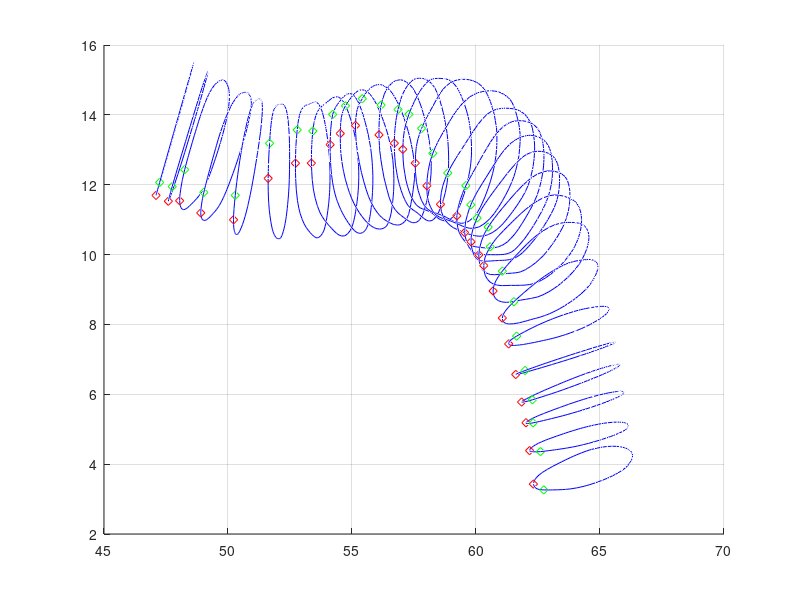
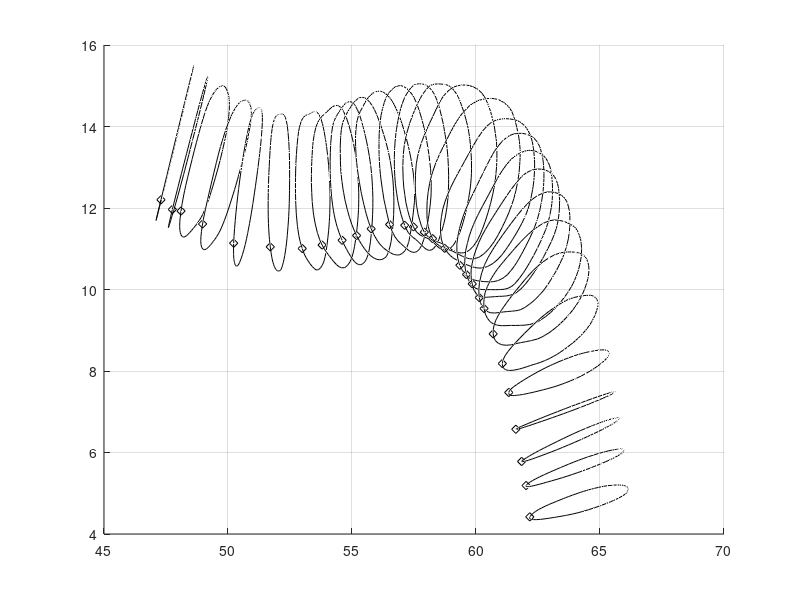

These figures' MATLAB source, in order: (Note: this script raises an error after producing the figures.)
clear all
close all
clc
% addpath('C:\Users\Leo\Documents\MATLAB\Add-Ons\Collections\NURBS',...
% 'C:\Users\Leo\Documents\MATLAB\Add-Ons\Collections\nurbs_toolbox',...
% 'C:\Users\Leo\Documents\MATLAB\Add-Ons\Collections\My_Function');


load('coord_10_10_300.mat')
load('surf10_10_300.mat')
load('Tg_10_10_300.mat')
%% mettere tutto in senso di percorrenza orario
for i=1:numel(surf_point)
ss=surf_point{i};
vett1=surf_point{i}(1,:)-coordtg(i,:);
vett2=surf_point{i}(round(numel(ss)/3/4),:)-coordtg(i,:);
veri=[1;0;0]; verj=[0;1;0];  verk=[0;0;1];
prodvett=veri*det([vett1(2) vett1(3);vett2(2) vett2(3)])-...
         verj*det([vett1(1) vett1(3);vett2(1) vett2(3)])+...
         verk*det([vett1(1) vett1(2);vett2(1) vett2(2)]);
tg=Tgsrf(i,:);
prodscal_best(i)=tg*prodvett;
if prodscal_best(i)<0  %inverti il senso antior con or
   for j=1:numel(ss)/3
       ssnew(j,:)=ss(end-j+1,:);
   end
   surf_point{i}=ssnew;
   clearvars ssnew
end

end
min(prodscal_best)
%%
for i=1:numel(surf_point)
ss=surf_point{i};
vett1=surf_point{i}(1,:)-coordtg(i,:);
vett2=surf_point{i}(20,:)-coordtg(i,:);
veri=[1;0;0]; verj=[0;1;0];  verk=[0;0;1];
prodvett=veri*det([vett1(2) vett1(3);vett2(2) vett2(3)])-...
         verj*det([vett1(1) vett1(3);vett2(1) vett2(3)])+...
         verk*det([vett1(1) vett1(2);vett2(1) vett2(2)]);
tg=Tgsrf(i,:);
prodscal_best(i)=tg*prodvett;
% if prodscal<0  %inverti il senso antior con or
%    for j=1:numel(ss)/3
%        ssnew(j,:)=ss(end-j+1,:);
%    end
% end
end
min(prodscal_best)
%%
figure
hold on
grid on
for i=1:numel(surf_point)

plot3(surf_point{i}(:,1),surf_point{i}(:,2),surf_point{i}(:,3),'b',...
      surf_point{i}(1,1),surf_point{i}(1,2),surf_point{i}(1,3),'rd',...
      surf_point{i}(10,1),surf_point{i}(10,2),surf_point{i}(10,3),'gd')
end
%% oridane
figure
hold on
grid on
srfn{1}=surf_point{1};
for k=2:numel(surf_point)
    srf=surf_point{k};
    vett_prec=srfn{k-1}(1,:)-coordtg(k-1,:); vett_prec=vett_prec/norm(vett_prec);
    nel=numel(surf_point{k})/3;
    best=1;
    worst=1;
    prodscal_best=vett_prec*((surf_point{k}(1,:)-coordtg(k,:))'/norm((surf_point{k}(1,:)-coordtg(k,:))'));
    prodscal_worst=vett_prec*((surf_point{k}(1,:)-coordtg(k,:))'/norm((surf_point{k}(1,:)-coordtg(k,:))'));
    for j=2:nel-1
         guess=(surf_point{k}(j,:)-coordtg(k,:))/norm(surf_point{k}(j,:)-coordtg(k,:));
         prodscal_new=vett_prec*guess';
         if prodscal_new > prodscal_best
             best=j;
             prodscal_best=prodscal_new;
         end
         if prodscal_new < prodscal_worst
             worst=j;
             prodscal_worst=prodscal_new;
         end
    end
    clearvars xn yn zn
    xn=zeros(nel,1); yn=zeros(nel,1); zn=zeros(nel,1);
        xn(1:nel-best+1,1)=srf(best:end,1); yn(1:nel-best+1,1)=srf(best:end,2); zn(1:nel-best+1,1)=srf(best:end,3);
        xn(nel-best+2:end,1)=srf(2:best,1);  yn(nel-best+2:end,1)=srf(2:best,2); zn(nel-best+2:end,1)=srf(2:best,3);  

    srfn{k}=[xn yn zn];
    % plot3(srf(far,1),srf(far,2),srf(far,3),'rd',srf(far+10,1),srf(far+10,2),srf(far+10,3),'gd')
    plot3(xn,yn,zn,'k',xn(1),yn(1),zn(1),'kd')  %,srf(near,1),srf(near,2),srf(near,3),'bd'
end
%% get coons surface in nurbs structure
for i=1:numel(srfn)
    coons{i}=get_coons(srfn{i},4,3);
end
%%
k=1;
for i = 1:numel(srfn)
    surf_i = coons{i};
    volCoefs(:,:,:,k) = surf_i.coefs;
    k=k+1;
end
%% deg of volume 
d=3;
%% on U direction
n=numel(volCoefs(1,:,1,1));
U=zeros(1,n+d+1); % automatic node creation
U(end-d:end)=1;
mid=numel(U)-2*d-2;
for i=1:mid
    U(i+d+1)=1/(mid+1)*i;
end
%% on V direction
n=numel(volCoefs(1,1,:,1));
V=zeros(1,n+d+1); % automatic node creation
V(end-d:end)=1;
mid=numel(V)-2*d-2;
for i=1:mid
    V(i+d+1)=1/(mid+1)*i;
end
%% on W direction
n=numel(volCoefs(1,1,1,:));
W=zeros(1,n+d+1); % automatic node creation
W(end-d:end)=1;
mid=numel(W)-2*d-2;
for i=1:mid
    W(i+d+1)=1/(mid+1)*i;
end
%%
VOL = nrbmak(volCoefs,{U,V,W});

% SET VIEW PARAMETERS

az = [0 45 90 135 180];
el = [45 45 45 45 45];

for ii = 1:length(az)
    
    % VIEW PARAMETERS
    
    param.az    = az(ii);
    param.el    = el(ii);
    param.alpha = 1.0;
    
    % BUILD FIGURE
    
    fig = figure;
    nrbplot(VOL,[20 20 400],'light','on','colormap','pink','view',param);
    
    % EXPORT FIGURE
    
    print(fig,['VOL_AZ',num2str(az(ii)),'_EL',num2str(el(ii))],'-dpng');
    
end